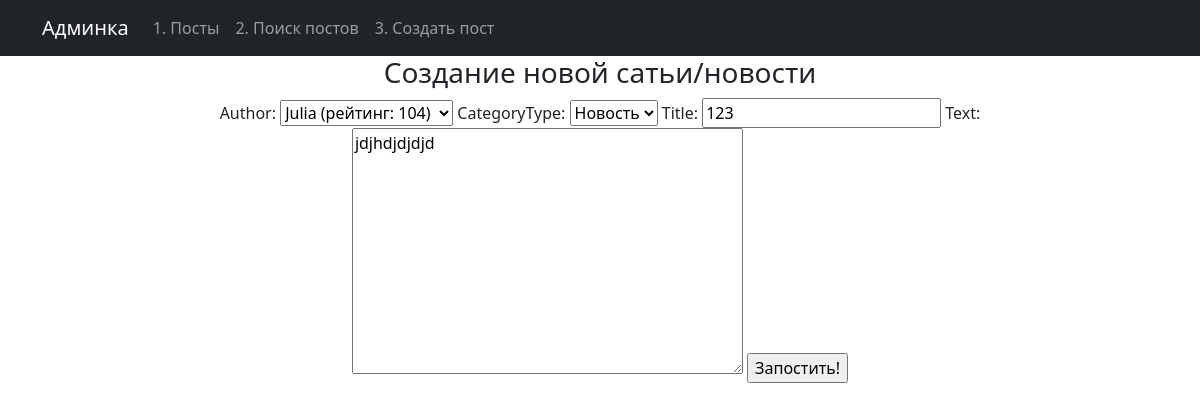
The app's page /news/edit/18 with its own data.
### newapp/models.py (models this page shows, shortened)
class Post(models.Model):
    author = models.ForeignKey(Author, on_delete=models.CASCADE)
    NEWS = 'NW'
    ARTICLE = 'AR'
    CATEGORY_CHOISES = (
        (NEWS, 'Новость'),
        (ARTICLE, 'Статья'),
    )
    categoryType = models.CharField(max_length=2, choices=CATEGORY_CHOISES, default=ARTICLE)
    dateCreation = models.DateTimeField(auto_now_add=True)
    postCategory = models.ManyToManyField(Category, through='PostCategory')
    title = models.CharField(max_length=128)
    text = models.TextField()
    rating = models.SmallIntegerField(default=0)

### newapp/views.py (the view)
# urls.py: path('edit/<int:pk>', PostUpdateView.as_view(), name='post_update'),
class PostUpdateView(UpdateView):
    template_name = 'newapp/post_create.html'
    form_class = PostForm
    success_url = '/news/'
    def get_object(self, **kwargs):
        id = self.kwargs.get('pk')
        return Post.objects.get(pk=id)

### newapp/forms.py
class PostForm(ModelForm):
    class Meta:
        model = Post
        fields = ['author', 'categoryType', 'title', 'text']

### newapp/models.py (called while the page is built)
    def __str__(self):
        return f'{self.autorUser} (рейтинг: {self.ratingAuthor})'

### templates/newapp/post_create.html (shortened to what this page needs)
{% extends 'flatpages/default.html' %}
{% block content %}
<h3>Создание новой сатьи/новости</h3>
<form method="POST">
    {{ form }}
    <input type="submit" value="Запостить!">
</form>
{% endblock content %}

### records on screen
Post: author "Julia (рейтинг: 104)", categoryType "Новость", title "123", text "jdjhdjdjdjd"
